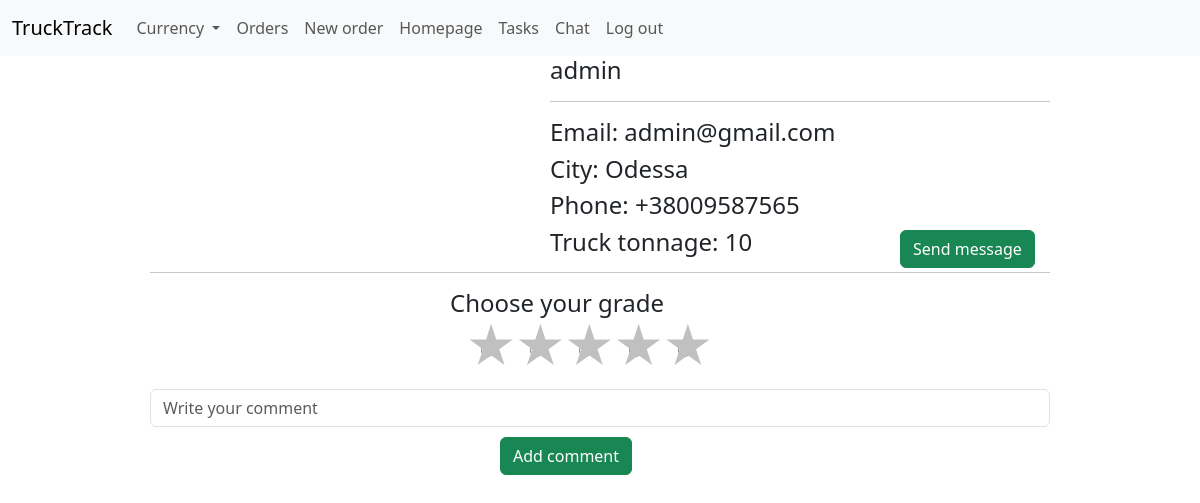
Screenshot of /profile/1 (signed in) with the database file from the repository.
### trucktrack/models.py (models this page shows)
class User(AbstractUser):
    phone = models.CharField(default = None, null=True,max_length=100)
    city = models.CharField(max_length=100, default=None, blank=True, null=True)
    truck_tonnage = models.IntegerField(default=None, null=True, blank=True)

### trucktrack/views.py (the view, shortened to what this page needs)
# urls.py: path('profile/<int:id>', views.profile_page, name="profile"),
@login_required
@csrf_exempt
def profile_page(request,id):
    if request.method == "POST":
        body = request.body.decode("utf-8")
        data = json.loads(body)
        User.objects.filter(id= id).update(phone=data["phone"], city=data["city"], truck_tonnage = data["truck"])
        return JsonResponse({"settings":"update successfully"})
    else:
        try:
            user = User.objects.get(id =id)
        except:
            return redirect("/")
        return render(request,"trucktrack/profile.html",{
            "profile":user,
        })

### trucktrack/templates/trucktrack/profile.html (shortened to what this page needs)
{%extends "trucktrack/layout.html" %}
{% load static%}
{%block script%}
    <link href="{% static "css/profile.css" %}" rel= "stylesheet">
{%endblock%}
{%block body%}
    <div class="page">
        <div class ="profile">
            <h4 class="name" data-value ="{{user.username}}">{{profile.username}}</h4>
            <hr>
            <h4>Email: {{profile.email}}</h4>
            {%if profile.city != None %}
                <h4 class="profile_city">City: {{profile.city}}</h4>
            {%else%}
                <h4 class="profile_city">City: </h4>
            {%endif%}
            {%if profile.phone != None %}
                <h4 class="profile_phone">Phone: {{profile.phone}}</h4>
            {%else%}
                <h4 class="profile_phone">Phone:</h4>
            {%endif%}
            {%if profile.truck_tonnage != None %}
                <h4 class="tonnage">Truck tonnage: {{profile.truck_tonnage}}</h4>
            {%else%}
                <h4 class="tonnage">Truck tonnage:</h4>
            {%endif%}
        {%if user.id != profile.id%}
            <button id="chat" value ="{{profile.id}}" class = "btn btn-success profileSend">Send message</button>
        {%endif%}
        </div>
        <hr>
        {%if user.id != profile.id%}
            <div class="rating">
                <form action="{% url 'rating' id=profile.id %}" onsubmit ="return false;" method="post">
                    <h4 class="title">Choose your grade</h4>
                    <div class="star-rating">
                        <input type="radio" class="ratings" value="1">
                        <input type="radio" class="ratings" value="2">
                        <input type ="radio" class ="ratings" value="3">
                        <input type="radio" class="ratings" value="4">
                        <input type ="radio" class="ratings" value="5">
                    </div>
                    <input type="text" id="comment" name="comment" placeholder="Write your comment" class="form-control">
                    <button class="btn btn-success comment" value = "{{profile.id}}">Add comment</button>
                </form>
            </div>
        {%endif%}
        <div class="comments" data-value="{{profile.id}}"></div>
    </div>
{%endblock%}

### trucktrack/static/css/profile.css (style rules this page uses)
.ratings::before { content:"★"; font-size:50px; position: absolute; margin-left:-15px; margin-top:-35px; color:silver; }
.ratings { display: inline-flex; margin-left:30px; content:"★"; width:15px; }
.page { margin:0 auto; width:900px; height:900px; }
.profile { width:500px; justify-content: end; height:200px; margin-left:400px; }
.star-rating, .title { width:300px; height:50px; margin:0 auto; }
.comment { margin-top:10px; margin-left:350px; }
.comments { width:601px; height:480px; margin: 0 auto; overflow-y: auto; }
.profileSend { margin-left:350px; margin-top:-60px; }

### rows the page displays
User: username "admin", email "admin@gmail.com", city "Odessa", phone "+38009587565", truck_tonnage "10"
